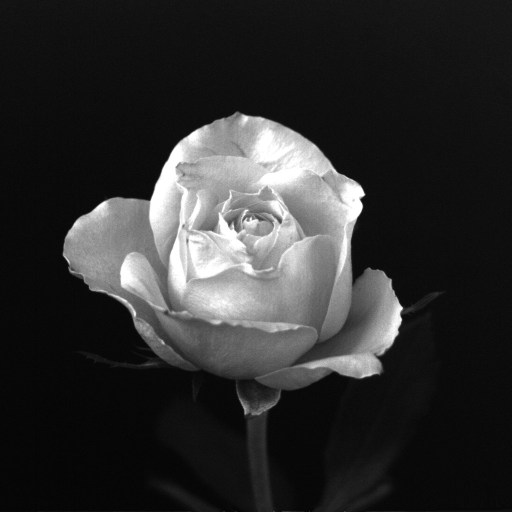
#> input picture scripts/rose1024.jpg, 1024 x 1024 px (shown at 1/2 size)
$ python MEE404L01E04.py   (Python 2 division)
#> lines starting #> are read from the running program, lines starting #| are printed output that depends on the picture
#!/usr/bin/python
# -*- coding:utf-8 -*-
#Written by Şükrü Ozan

import numpy as np
from PIL import Image

im = Image.open('rose1024.jpg')
#> im is the input picture: PIL image 1024x1024 L; min 0, max 255, mean 46.8

for i in [512,256,128,64,32,16,8]:
	print i
	filename = 'rose'+str(i)+'.jpg'
	im.resize((i,i)).save(filename,format='JPEG')
#> this loop made 7 passes
#> pass 1, `im.resize((i,i)).save(filename,format='JPEG')`:
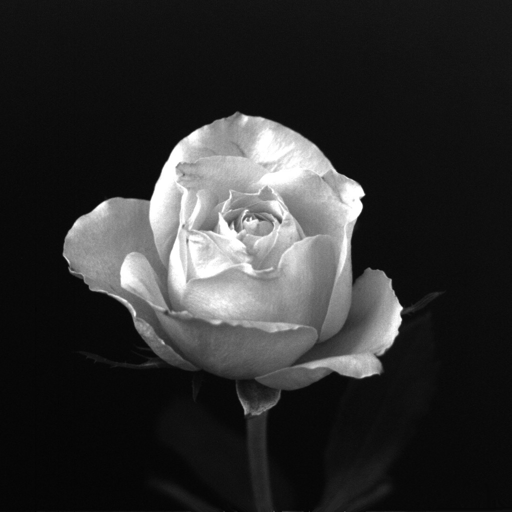
#> saved as rose512.jpg: PIL image 512x512 L; min 4, max 255, mean 46.8
#> pass 2, `im.resize((i,i)).save(filename,format='JPEG')`:
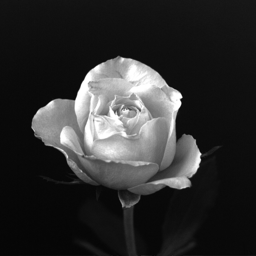
#> saved as rose256.jpg: PIL image 256x256 L; min 5, max 255, mean 46.8
